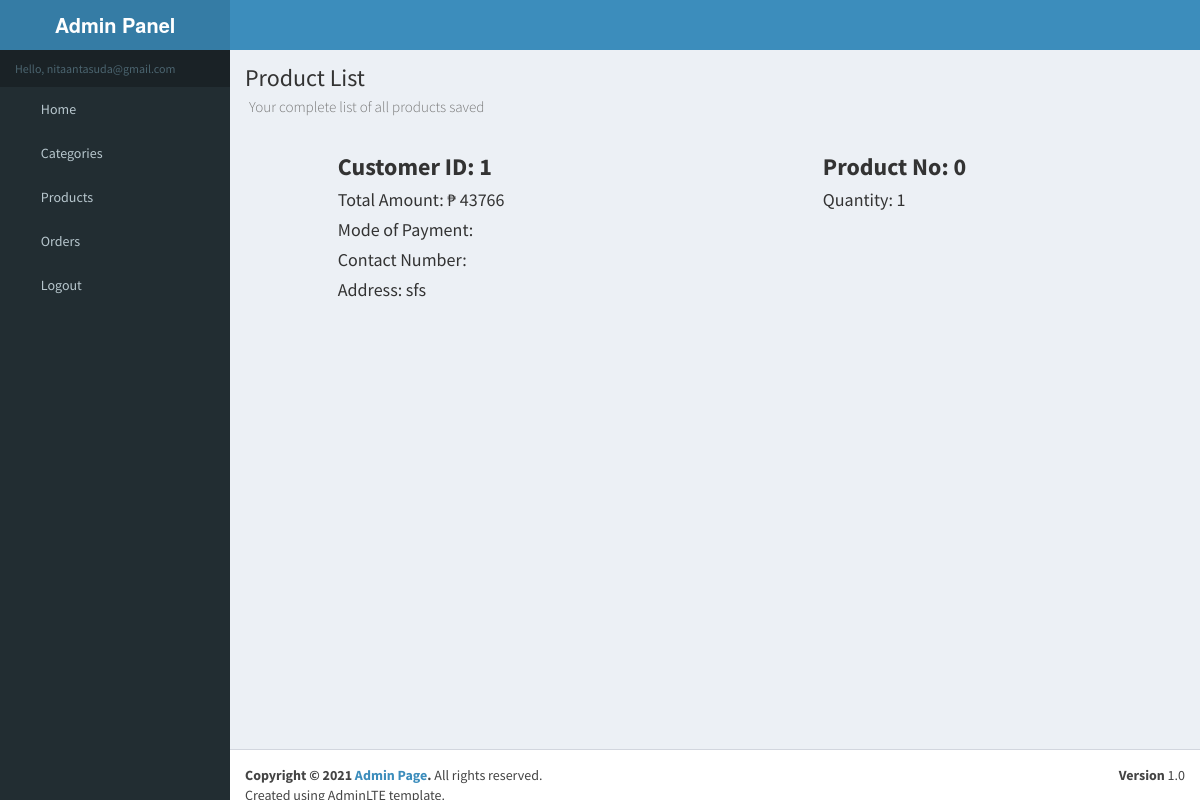
/admin/ordershow.php?pro_id=1 (signed in), run on the app's committed database.
### tables this page shows
CREATE TABLE `orders_t` (
  `id` int(11) NOT NULL,
  `customer_id` int(11) NOT NULL,
  `address` varchar(50) NOT NULL,
  `total_amount` int(20) NOT NULL,
  `created_at` timestamp NOT NULL DEFAULT CURRENT_TIMESTAMP,
  `updated_at` timestamp NOT NULL DEFAULT CURRENT_TIMESTAMP
);

CREATE TABLE `order_details_t` (
  `id` int(11) NOT NULL,
  `order_id` int(11) NOT NULL,
  `product_id` int(11) NOT NULL,
  `quantity` int(11) NOT NULL,
  `craeted_at` timestamp NOT NULL DEFAULT CURRENT_TIMESTAMP,
  `updated_at` timestamp NOT NULL DEFAULT CURRENT_TIMESTAMP
);

### admin/ordershow.php (the view, shortened to what this page needs)
<!DOCTYPE html>
<html>
<head>
  <link rel="stylesheet" href="bower_components/bootstrap/dist/css/bootstrap.min.css">
  <link rel="stylesheet" href="bower_components/font-awesome/css/font-awesome.min.css">
  <link rel="stylesheet" href="bower_components/Ionicons/css/ionicons.min.css">
  <link rel="stylesheet" href="dist/css/AdminLTE.min.css">
  <link rel="stylesheet" href="dist/css/skins/_all-skins.min.css">
  <link rel="stylesheet" href="bower_components/morris.js/morris.css">
  <link rel="stylesheet" href="bower_components/jvectormap/jquery-jvectormap.css">
  <link rel="stylesheet" href="bower_components/bootstrap-datepicker/dist/css/bootstrap-datepicker.min.css">
  <link rel="stylesheet" href="bower_components/bootstrap-daterangepicker/daterangepicker.css">
  <link rel="stylesheet" href="plugins/bootstrap-wysihtml5/bootstrap3-wysihtml5.min.css">
</head>
<body class="hold-transition skin-blue sidebar-mini">
<div class="wrapper">
  <?php
    include('admin_partials/header.php');
    include('admin_partials/sidecolumn.php');
  ?>
  <div class="content-wrapper">
    <section class="content-header">
      <h1>
        Product List
        <br>
        <small>Your complete list of all products saved</small>
      </h1>
    </section>
    <section class="content">
    <div class="row">
      <div class="col-sm-1">
      </div>
      <div class="col-sm-6">
          <?php
          include('../partials/connect.php');
          $id=$_GET['pro_id'];
          $sql="SELECT * from orders_t WHERE id='$id'";
          $results=$connect->query($sql);
          $final=$results->fetch_assoc();
          ?>
          <div class="card">
            <div class="container">
              <h3><b>Customer ID: <?php echo $final['customer_id'] ?></b></h3>
              <h4>Total Amount: &#8369 <?php echo $final['total_amount'] ?></h4>
              <h4>Mode of Payment: <?php echo $final['pay_method'] ?></h4>
              <h4>Contact Number: <?php echo $final['phone_number'] ?></h4>
              <h4>Address: <?php echo $final['address'] ?></h4>
            </div>
          </div>
      </div>
      <div class="col-sm-5">
        <div class="card">
          <?php
          include('../partials/connect.php');
          $id=$_GET['pro_id'];
          $sql="SELECT * from order_details_t WHERE id='$id'";
          $results=$connect->query($sql);
          $final=$results->fetch_assoc();
          ?>
            <div class="container">
              <h3><b>Product No: <?php echo $final['product_id'] ?></b></h3>
              <h4>Quantity: <?php echo $final['quantity'] ?></h4>
            </div>
          </div>
      </div>
    </div>
    </section>
  </div>
  <?php
    include('admin_partials/footer.php');
  ?>
</body>
</html>

### admin/ordershow.php (style rules this page uses)
.card { box-shadow: 0 8px 16px 0 rgba(0,0,0,0,0.2); }
.container { padding: 1px 12px; }

### data on the page
orders_t: customer "1", total_amount "43766", address "sfs"
order_details_t: product "0", quantity "1"

### other printed values
$_SESSION['email'] "nitaantasuda@gmail.com"
